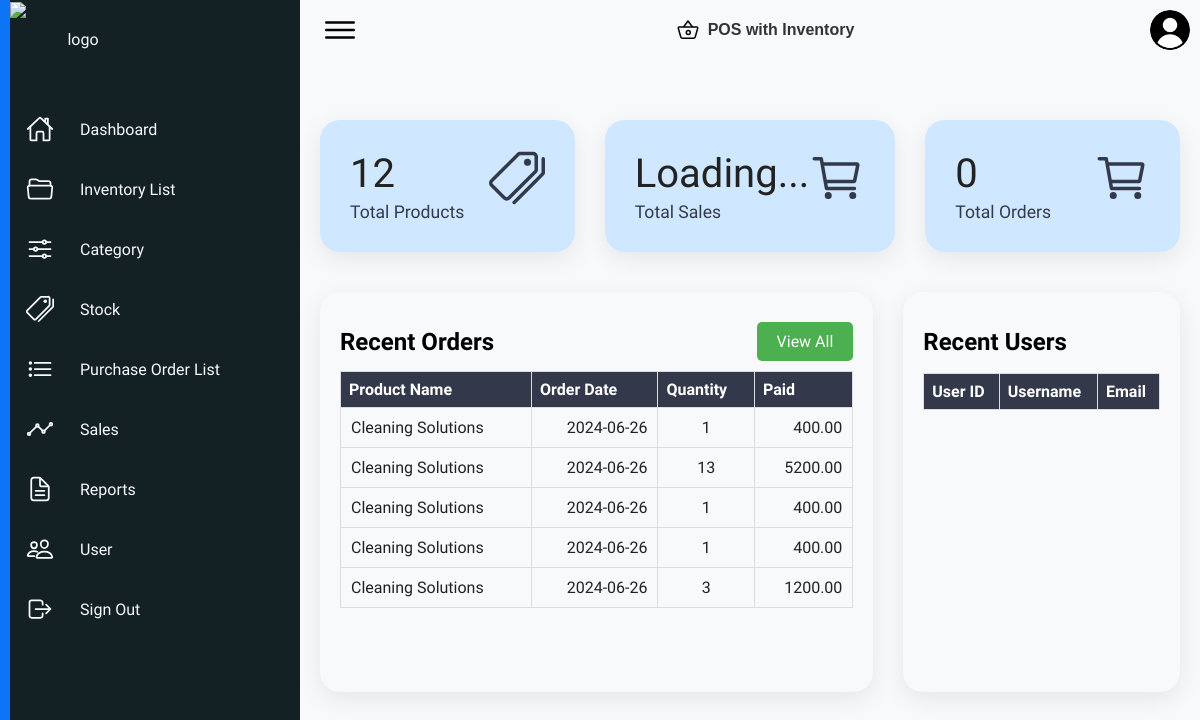
Before: /BRL_TradingCopyCopy/Admin/dashboard.php with the older database file.
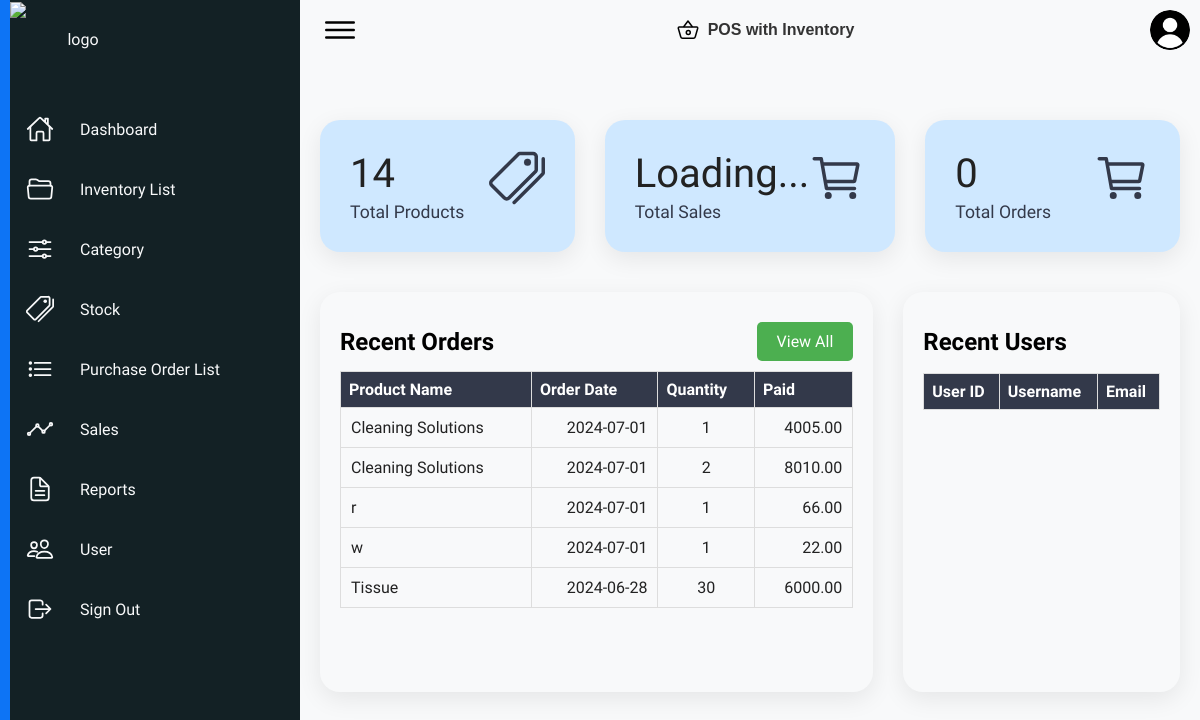
After: the same page with the newer database file.
### tables this page shows
CREATE TABLE `tbl_orders` (
  `order_id` int(11) NOT NULL,
  `product_name` varchar(255) DEFAULT NULL,
  `order_date` date DEFAULT NULL,
  `quantity` int(11) DEFAULT NULL,
  `price` decimal(10,2) DEFAULT NULL,
  `user_id` int(11) NOT NULL,
  `product_id` int(11) NOT NULL
);

### BRL_TradingCopyCopy/Admin/dashboard.php (the view, shortened to what this page needs)
<?php include("../connections.php");
$totalProductsQuery = "SELECT COUNT(*) as totalProducts FROM tbl_product";
$totalProductsResult = mysqli_query($conn, $totalProductsQuery);
if ($totalProductsResult) {
    $totalProductsData = mysqli_fetch_assoc($totalProductsResult);
    $totalProductsCount = $totalProductsData['totalProducts'];
} else {
    $totalProductsCount = 'N/A';
}
$totalOrdersResponse = file_get_contents('get_total_orders.php');
$totalOrdersData = json_decode($totalOrdersResponse, true);
if ($totalOrdersData !== null && isset($totalOrdersData['totalOrders'])) {
    $totalOrders = $totalOrdersData['totalOrders'];
} else {
    $totalOrders = 0;
}
?>
<!DOCTYPE html>
<html lang="en">
<head>
    <link rel="stylesheet" href="assets/css/style.css">
    <?php include("nav.php"); ?>
</head>
<body>
            <div class="cardBox">
            <div class="card">
                <div>
                    <div class="numbers"><?php echo $totalProductsCount; ?></div>
                    <div class="cardName">Total Products</div>
                </div>
                <div class="iconBx">
                    <ion-icon name="pricetags-outline"></ion-icon>
                </div>
            </div>
            <div class="card">
                <div>
                    <div class="numbers" id="dashboardSalesCount">Loading...</div>
                    <div class="cardName">Total Sales</div>
                </div>
                <div class="iconBx">
                    <ion-icon name="cart-outline"></ion-icon>
                </div>
            </div>
                <div class="card">
                    <div>
                        <div class="numbers" id="totalOrdersCount"><?php echo $totalOrders; ?></div>
                        <div class="cardName">Total Orders</div>
                    </div>
                    <div class="iconBx">
                        <ion-icon name="cart-outline"></ion-icon>
                    </div>
                </div>
            </div>
            <div class="details">
    <div class="recentOrders">
        <div class="cardHeader">
            <h2>Recent Orders</h2>
            <a href="purchase.php" class="btn">View All</a>
        </div>
        <table>
            <thead>
                <tr>
                    <th>Product Name</th>
                    <th>Order Date</th>
                    <th>Quantity</th>
                    <th>Paid</th>
                </tr>
            </thead>
            <tbody>
                <?php
                $recentOrdersQuery = "SELECT * FROM tbl_orders ORDER BY order_date DESC LIMIT 5";
                $recentOrdersResult = mysqli_query($conn, $recentOrdersQuery);
                if ($recentOrdersResult && mysqli_num_rows($recentOrdersResult) > 0) {
                    while ($orderData = mysqli_fetch_assoc($recentOrdersResult)) {
                        echo "<tr>";
                        echo "<td>{$orderData['product_name']}</td>";
                        echo "<td>{$orderData['order_date']}</td>";
                        echo "<td>{$orderData['quantity']}</td>";
                        echo "<td>{$orderData['price']}</td>";
                        echo "</tr>";
                    }
                } else {
                    echo "<tr><td colspan='4'>No recent orders</td></tr>";
                }
                ?>
            </tbody>
        </table>
    </div>
<div class="recentCustomers">
    <div class="cardHeader">
        <h2>Recent Users</h2>
    </div>
    <table>
        <thead>
            <tr>
                <th>User ID</th>
                <th>Username</th>
                <th>Email</th>
            </tr>
        </thead>
        <tbody id="recentUsersTableBody">
        </tbody>
    </table>
</div>
</body>
</html>

Changed rows visible on the page:
removed tbl_orders: product_name "Cleaning Solutions", order_date "2024-06-26", quantity "1", price "400.00"
removed tbl_orders: product_name "Cleaning Solutions", order_date "2024-06-26", quantity "13", price "5200.00"
removed tbl_orders: product_name "Cleaning Solutions", order_date "2024-06-26", quantity "1", price "400.00"
removed tbl_orders: product_name "Cleaning Solutions", order_date "2024-06-26", quantity "1", price "400.00"
no longer on this page (row unchanged): tbl_orders: product_name "Cleaning Solutions", order_date "2024-06-26", quantity "3", price "1200.00"
added tbl_orders: product_name "Cleaning Solutions", order_date "2024-07-01", quantity "1", price "4005.00"
added tbl_orders: product_name "Cleaning Solutions", order_date "2024-07-01", quantity "2", price "8010.00"
added tbl_orders: product_name "r", order_date "2024-07-01", quantity "1", price "66.00"
added tbl_orders: product_name "w", order_date "2024-07-01", quantity "1", price "22.00"
added tbl_orders: product_name "Tissue", order_date "2024-06-28", quantity "30", price "6000.00"
Other visible differences:
$totalProductsCount: "12" → "14"
